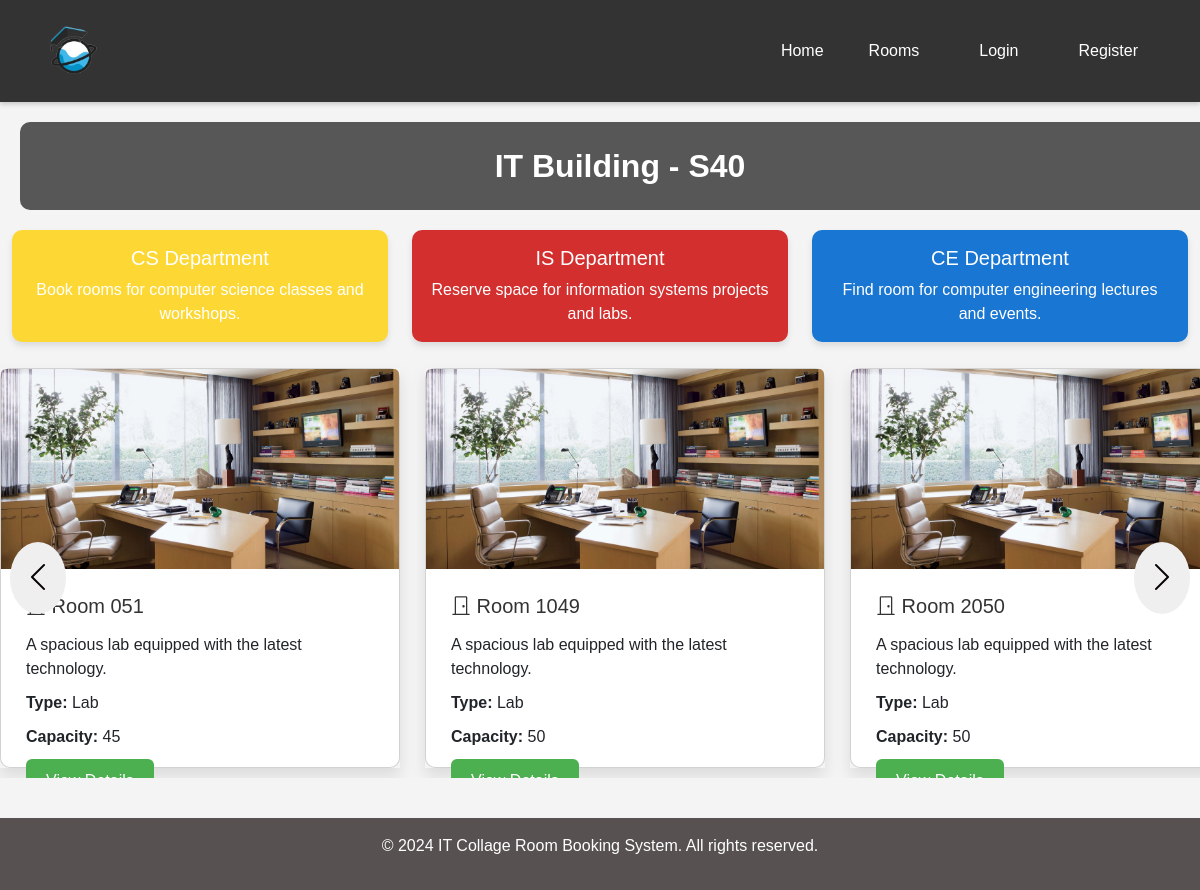
The app's page /views/room_browsing.php with its own data.
### tables this page shows
CREATE TABLE `rooms` (
  `room_id` int(11) NOT NULL PRIMARY KEY AUTO_INCREMENT,
  `room_name` varchar(100) NOT NULL,
  `room_type` enum('Lecture','Lab') NOT NULL,
  `building` varchar(100) NOT NULL,
  `floor` int(11) NOT NULL,
  `department` varchar(100) NOT NULL,
  `capacity` int(11) NOT NULL,
  `image1` varchar(255) DEFAULT NULL,
  `image2` varchar(255) DEFAULT NULL,
  `image3` varchar(255) DEFAULT NULL,
  `image4` varchar(255) DEFAULT NULL,
  `image5` varchar(255) DEFAULT NULL,
  `availability_status` enum('Available','Booked') NOT NULL DEFAULT 'Available',
  `description` varchar(255) NOT NULL
);

### views/room_browsing.php (the view, shortened to what this page needs)
<?php
include '../php/db_connection.php';
$departments = ['CS', 'IS', 'CE'];
$selected_department = $_GET['department'] ?? 'CS';
try {
    $query = $conn->prepare("SELECT * FROM rooms WHERE department = :department");
    $query->bindParam(':department', $selected_department, PDO::PARAM_STR);
    $query->execute();
    $rooms = $query->fetchAll(PDO::FETCH_ASSOC);
} catch (PDOException $e) {
    die("Database error: " . $e->getMessage());
}
?>
<!DOCTYPE html>
<html lang="en">
<head>
    <link href="https://cdn.jsdelivr.net/npm/bootstrap@5.3.0/dist/css/bootstrap.min.css" rel="stylesheet">
    <link href="https://cdn.jsdelivr.net/npm/bootstrap-icons/font/bootstrap-icons.css" rel="stylesheet">
    <link rel="stylesheet" href="../css/room_browsing.css">
    <link rel="stylesheet" href="../css/firstask.css">
</head>
<body>
<?php include_once '../php/navbar.php'; ?>
    <div class="row">
<div class="row text-center">
<div class="building-title text-center">IT Building - S40</div>
    <?php foreach ($departments as $department): ?>
        <div class="col-md-4 mb-3">
            <a href="?department=<?php echo htmlspecialchars($department); ?>"
               class="department-card <?php echo strtolower($department) . '-department'; ?> text-decoration-none">
                <div class="p-3 rounded">
                    <h5 class="mb-2"><?php echo htmlspecialchars($department); ?> Department</h5>
                    <p class="mb-0">
                        <?php
                        if ($department === 'CS') {
                            echo 'Book rooms for computer science classes and workshops.';
                        } elseif ($department === 'IS') {
                            echo 'Reserve space for information systems projects and labs.';
                        } else {
                            echo 'Find room for computer engineering lectures and events.';
                        }
                        ?>
                    </p>
                </div>
            </a>
        </div>
    <?php endforeach; ?>
</div>
<div class="col-md-8">
    <div class="room-carousel">
    <button class="carousel-arrow left" onclick="scrollCarousel(-1)">
        <i class="bi bi-chevron-left"></i>
    </button>
        <div class="rooms-container">
            <?php if (!empty($rooms)): ?>
                <?php foreach ($rooms as $room): ?>
                    <div class="room-card-container" onclick="toggleFlip(this)">
                        <div class="room-card">
                            <div class="card front">
                                <img src="../img/<?= htmlspecialchars($room['image1'] ?? 'default_image.jpg') ?>" class="card-img-top" alt="Room Image">
                                <div class="card-body">
                                    <h5 class="card-title">
                                        <i class="room-icon bi bi-door-closed"></i>
                                        <?= htmlspecialchars($room['room_name']) ?>
                                    </h5>
                                    <p class="card-text">
                                        <?= htmlspecialchars($room['description'] ?? 'No description available.') ?>
                                    </p>
                                    <p class="card-text"><strong>Type:</strong> <?= htmlspecialchars($room['room_type']) ?></p>
                                    <p class="card-text">
                                        <strong>Capacity:</strong> <?= htmlspecialchars($room['capacity']) ?>
                                    </p>
                                    <a href="room_details.php?room_id=<?= htmlspecialchars($room['room_id']) ?>" class="btn btn-primary">View Details</a>
                                </div>
                            </div>
                            <div class="card back">
                                <h1>hello</h1>
                            </div>
                        </div>
                    </div>
                <?php endforeach; ?>
            <?php else: ?>
                <div class="col-12">
                    <p class="text-center">No rooms available in this department.</p>
                </div>
            <?php endif; ?>
        </div>
        <button class="carousel-arrow right" onclick="scrollCarousel(1)">
        <i class="bi bi-chevron-right"></i>
    </button>
    </div>
</div>
    <footer class="footer py-3">
        <div class="text-center">
            <p>&copy; 2024 IT Collage Room Booking System. All rights reserved.</p>
        </div>
    </footer>
</body>
</html>

### css/room_browsing.css (style rules this page uses)
.cs-department { background-color: #fdd835; color: white; }
.is-department { background-color: #d32f2f; color: white; }
.ce-department { background-color: #1976d2; color: white; }
.department-card { display: block; width: 100%; text-align: center; border-radius: 10px; transition: transform 0.3s, box-shadow 0.3s; box-shadow: 0px 4px 6px rgba(0, 0, 0, 0.1); }
.building-title { font-size: 2rem; font-weight: bold; padding: 20px; background-color: #575757; color: white; border-radius: 10px; margin: 20px; display: inline-block; }
.row, .room-carousel, .col-md-8 { margin: 0; padding: 0; width: 100%; }
.carousel-arrow { position: absolute; top: 50%; transform: translateY(-50%); border: none; color: rgb(6, 0, 0); font-size: 2rem; padding: 12px; cursor: pointer; z-index: 1000; border-radius: 50%; transition: background-color 0.3s ease; }
.carousel-arrow.left { left: 10px; }
.carousel-arrow.right { right: 10px; }
.room-card-container { perspective: 1000px; flex: 0 0 400px; width: 400px; height: 400px; margin: 10px; scroll-snap-align: start; box-shadow: 0px 8px 15px rgba(0, 0, 0, 0.1); transition: box-shadow 0.3s ease; }
.rooms-container { display: flex; scroll-snap-type: x mandatory; overflow-x: hidden; overflow-y: hidden; width: calc(400px * 3 + 20px * 2); gap: 5px; margin-bottom: 20px; }
.room-carousel { display: flex; align-items: center; overflow: hidden; position: relative; scroll-snap-type: x mandatory; gap: 15px; margin-bottom: 20px; }
.room-card { width: 400px; height: 100%; position: relative; transform-style: preserve-3d; transition: transform 0.6s; margin-bottom: 20px; }
.card.front { backface-visibility: hidden; border-radius: 10px; height: 100%; }
.card.front img { width: 100%; height: 200px; object-fit: cover; }
.card-body { padding: 25px; }
.card-title { font-size: 1.25rem; margin-bottom: 15px; color: #333; }
.card-text { margin-bottom: 10px; }
.btn-primary { background-color: #4CAF50; border: none; padding: 10px 20px; margin-bottom: 20px; }
.card.back { position: absolute; top: 0; left: 0; width: 100%; height: 100%; background-color: #f9f9f9; border-radius: 10px; transform: rotateY(180deg); display: flex; justify-content: center; align-items: center; text-align: center; font-size: 2rem; color: #333; backface-visibility: hidden; }

### css/firstask.css (style rules this page uses)
body { font-family: Arial, sans-serif; background-color: rgb(245, 245, 220); margin: 0; padding: 0; display: flex; flex-direction: column; min-height: 100vh; color: #000; }
footer { background-color: rgb(87, 81, 81); color: white; text-align: center; padding: 10px 0; margin-top: auto; }
body { margin: 0; font-family: Arial, sans-serif; background-color: #f4f4f4; }

### records on screen
rooms: image1 (picture), room_name "Room 051", description "A spacious lab equipped with the latest technology.", room_type "Lab", capacity "45"
rooms: image1 (picture), room_name "Room 1049", description "A spacious lab equipped with the latest technology.", room_type "Lab", capacity "50"
rooms: image1 (picture), room_name "Room 2050", description "A spacious lab equipped with the latest technology.", room_type "Lab", capacity "50"

### other values on screen
$department "CS"
$department "IS"
$department "CE"
